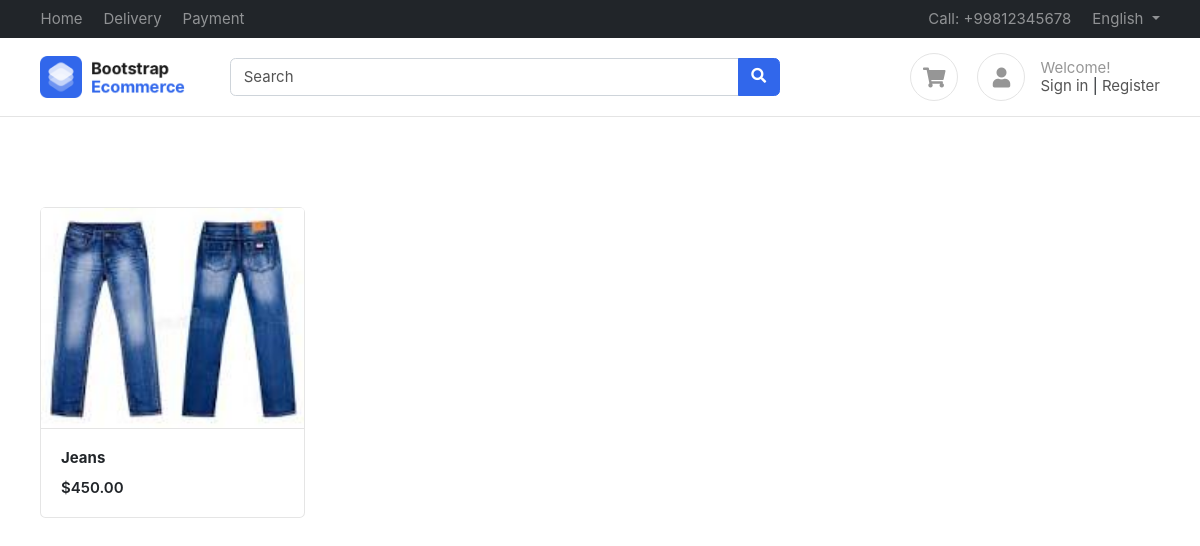
The page / on the database its author committed.
### products/models.py (models this page shows, shortened)
class Product(BaseModel):
    product_name = models.CharField(max_length=100)
    slug = models.SlugField(unique=True,null=True,blank=True)
    category = models.ForeignKey(Category,on_delete=models.CASCADE, related_name = "products")
    price = models.IntegerField()
    product_description = models.TextField()
    color_variant = models.ManyToManyField(ColorVariant, blank=True)
    size_variant = models.ManyToManyField(SizeVariant, blank=True)

class ProductImage(BaseModel):
    product = models.ForeignKey(Product, on_delete=models.CASCADE,related_name="product_images")
    image = models.ImageField(upload_to="product")

### home/views.py (the view)
# urls.py: path('', index, name='index')
def index(request):
    context = {'products': Product.objects.all()}
    return render(request, 'home/index.html',context)

### templates/home/index.html
{% extends "base/base.html"%}
{%  block start %}
<div class="container mt-5 pt-5">
    <div class="row">
        {% for product in products %}
        <div class="col-md-3">
            <figure class="card card-product-grid">
                <div class="img-wrap"> <img src="/media/{{product.product_images.first.image}}"> </div>
                <figcaption class="info-wrap border-top">
                    <a href="{% url 'get_product' product.slug %}" class="title">
                        <b>{{product.product_name}}</b></a>
                    <div class="price mt-2">${{product.price}}.00</div>
                </figcaption>
            </figure>
        </div>
        {% endfor %}
    </div>
    </div>
{% endblock %}

### public/static/css/ui.css (style rules this page uses)
html { font-family: 'Inter', sans-serif; font-size: 15px; }
.img-wrap { text-align: center; display: block; }
.img-wrap img { max-width: 100%; }
figure { margin-bottom: 0; }
.card .title { color: #212529; }
[class*='card-product'] a.title { color: #212529; display: block; }
[class*='card-product'] .img-wrap { overflow: hidden; position: relative; }
[class*='card-product'] .img-wrap img { height: 100%; max-width: 100%; width: auto; display: inline-block; object-fit: cover; }
.card-product-grid { margin-bottom: 20px; }
.card-product-grid .img-wrap { border-radius: 0.2rem 0.2rem 0 0; height: 220px; }
.card-product-grid .info-wrap { overflow: hidden; padding: 18px 20px; }
.card .img-wrap { overflow: hidden; }
.price { font-weight: 600; color: #212529; }

### rows shown on the page
Product: product_images.first.image (picture), product_name "Jeans", price "450"
